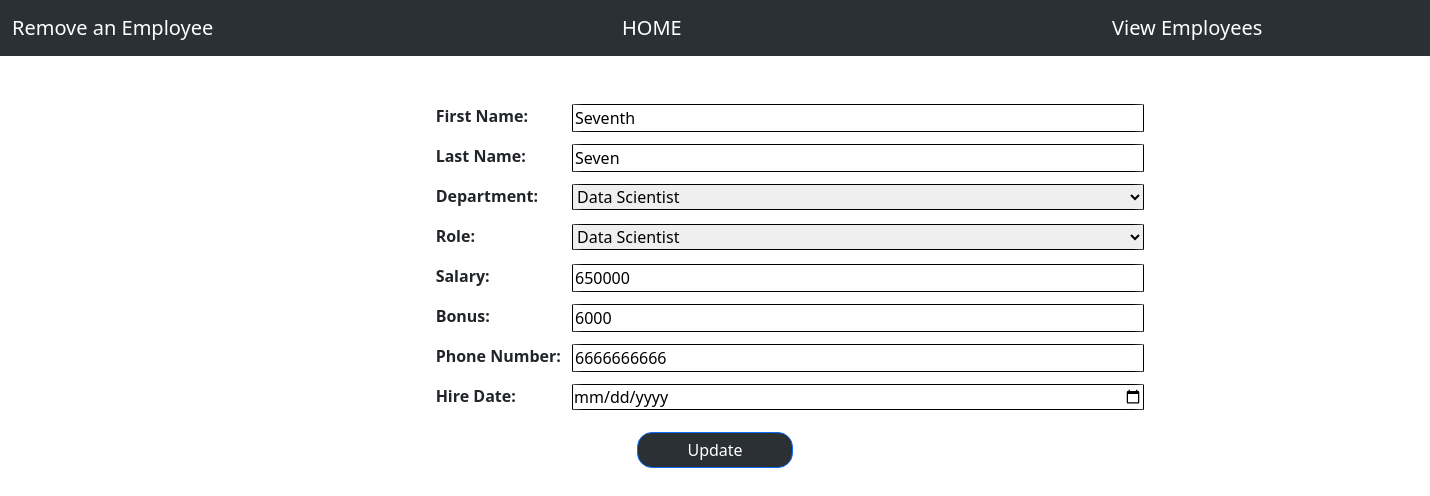
The app's page /update-emp/7/ with its own data.
### emp_app/models.py (models this page shows, shortened)
class Employee(models.Model):
    emp_id = models.AutoField(primary_key=True)
    first_name = models.CharField(max_length=50, null=False)
    last_name = models.CharField(max_length=50)
    dept = models.ForeignKey(Department, on_delete=models.CASCADE)
    salary = models.IntegerField(default=0)
    bonus = models.IntegerField(default=0)
    role = models.ForeignKey(Role, on_delete=models.CASCADE)
    phone_num = models.IntegerField(default=0)
    hire_date = models.DateField()

class Department(models.Model):
    name = models.CharField(max_length=50, null=False)
    location = models.CharField(max_length=100)

class Role(models.Model):
    name = models.CharField(max_length=50, null=False)

### emp_app/views.py (the view, shortened to what this page needs)
# urls.py: path('update-emp/<int:emp_id>/', views.updateEmp, name='update_emp'),
def updateEmp(request, emp_id):
    emp = get_object_or_404(Employee, emp_id=emp_id)
    all_depts = Department.objects.all()
    all_roles = Role.objects.all()
    context = {
        'emp': emp,
        'depts': all_depts,
        'roles': all_roles
    }
    return render(request, 'update_emp.html', context)

### emp_app/templates/update_emp.html (shortened to what this page needs)
<!doctype html>
<html lang="en">
  <head>
    <link href="https://cdn.jsdelivr.net/npm/bootstrap@5.3.0-alpha1/dist/css/bootstrap.min.css" rel="stylesheet">
  </head>
  <body>
    <nav class="navbar navbar-expand-lg bg-body-tertiary"  data-bs-theme="dark" >
      <div class="container-md" style="text-align:center;">
        <a class="navbar-brand" href="#">Remove an Employee</a>
      </div>
      <div class="container-md" style="position:relative;left:60px;">
        <a class="navbar-brand" href="/">HOME</a>
      </div>
      <div class="container-md" style="margin-right:-220px;">
        <a class="navbar-brand" href="/all-emp">View Employees</a>
      </div>
    </nav>
    <div class="container form-cont my-5">
<form method="POST">
    <div class="mb-3">
    <label for="first_name">First Name:</label>
    <input type="text" name="first_name" value="{{ emp.first_name }}" style="position:absolute;left:40%;"><br>
  </div>
    <div class="mb-3">
    <label for="last_name">Last Name:</label>
    <input type="text" name="last_name" value="{{ emp.last_name }}" style="position:absolute;left:40%;"><br>
  </div>
  <div class="mb-3">
    <label for="department">Department:</label>
    <select name="department" style="position:absolute;left:40%;">
        {% for dept in depts %}
        <option value="{{ dept.id }}" {% if emp.dept.id == dept.id %}selected{% endif %}>{{ dept.name }}</option>
        {% endfor %}
    </select><br>
  </div>
    <div class="mb-3">
    <label for="role">Role:</label>
    <select name="role" style="position:absolute;left:40%;">
        {% for role in roles %}
        <option value="{{ role.id }}" {% if emp.role.id == role.id %}selected{% endif %}>{{ role.name }}</option>
        {% endfor %}
    </select><br>
  </div>
    <div class="mb-3">
    <label for="salary">Salary:</label>
    <input type="text" name="salary" value="{{ emp.salary }}" style="position:absolute;left:40%;"><br>
  </div>
    <div class="mb-3">
    <label for="bonus">Bonus:</label>
    <input type="text" name="bonus" value="{{ emp.bonus }}" style="position:absolute;left:40%;"><br>
  </div>
    <div class="mb-3">
    <label for="phone_number">Phone Number:</label>
    <input type="text" name="phone_number" value="{{ emp.phone_num }}" style="position:absolute;left:40%;"><br>
  </div>
    <div class="mb-3">
    <label for="hire_date">Hire Date:</label>
    <input type="date" name="hire_date" value="{{ emp.hire_date }}" style="position:absolute;left:40%;"><br>
  </div>
    <button type="submit" class="btn btn-primary float-end my-2" style="background-color:#2b3035;position:relative;left:-40%;padding:5px;width:20%;border-radius:15px;">Update </button>
</form>
</div>
  </body>
</html>

### emp_app/templates/update_emp.html (style rules this page uses)
.form-cont { width: 50rem; font-weight: 600; }
.form-cont input, .form-cont select { border: 0.05rem solid black; }
input,select { border-radius:2%; width:40%; }
label { position:relative; left:14%; }

### records on screen
Employee: first_name "Seventh", last_name "Seven", department "Data Scientist", role "Data Scientist", salary "650000", bonus "6000", phone_number "6666666666"
